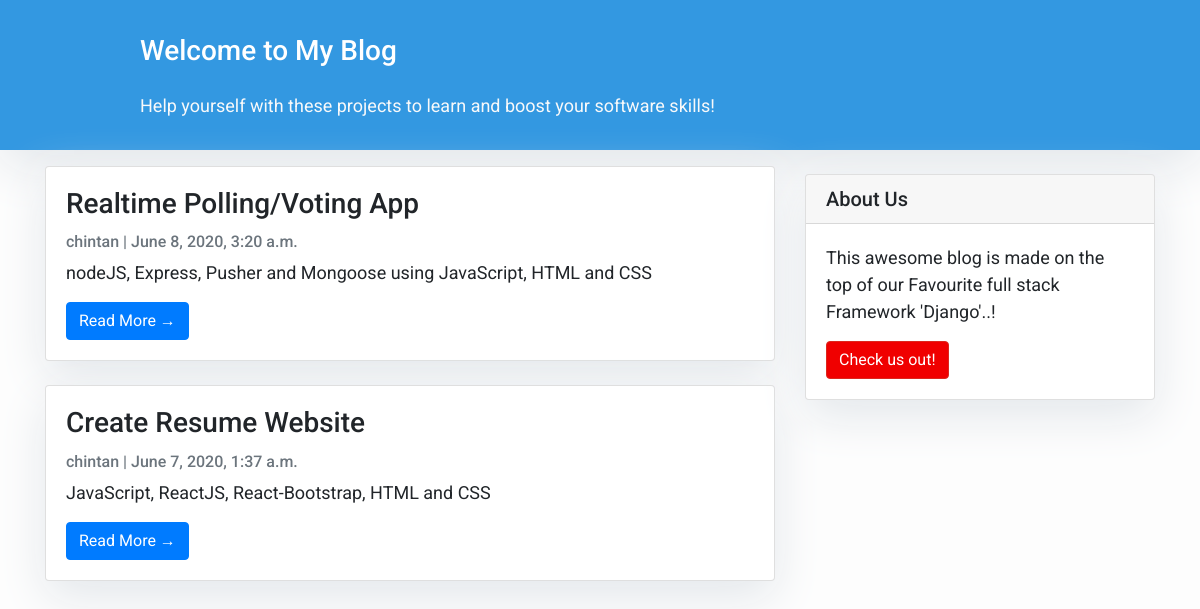
The app's page /, older data.
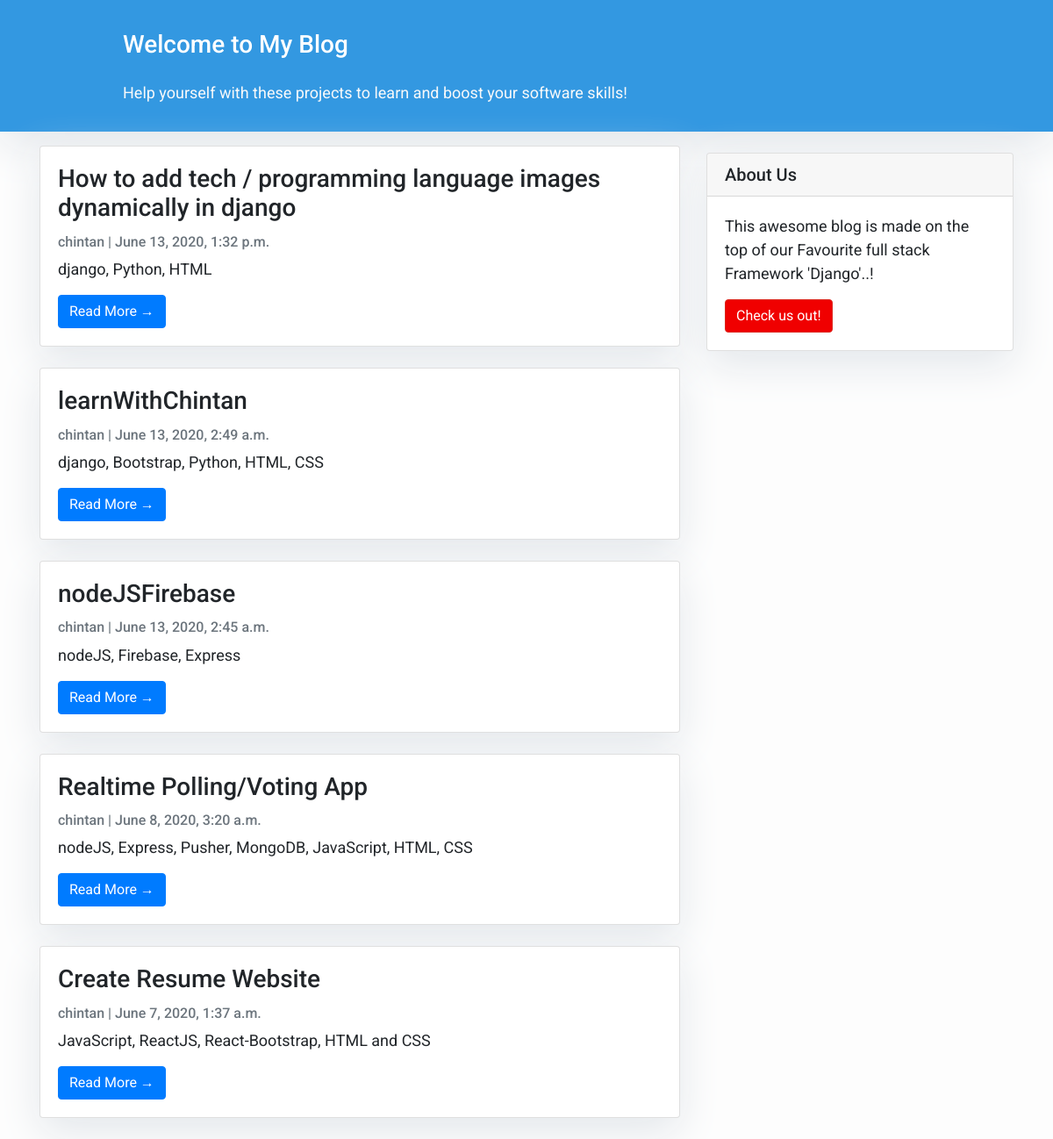
The same page, newer data.
### blog/models.py (models this page shows, shortened)
class Post(models.Model):
    title = models.CharField(max_length=200, unique=True)
    slug = models.SlugField(max_length=200, unique=True)
    author = models.ForeignKey(User, on_delete=models.CASCADE, related_name='blog_posts')
    tech_stack = models.CharField(max_length=200, default='')
    github_url = models.URLField(max_length=200, default='n/a', blank=True)
    updated_on = models.DateTimeField(auto_now=True)
    content = models.TextField()
    created_on = models.DateTimeField(auto_now_add=True)
    status = models.IntegerField(choices=STATUS, default=0)
    screen_shot = models.ImageField(upload_to="tech_image", blank=True)
    images = ListCharField(
        base_field=CharField(max_length=100),
        size=6,
        blank=True,
        max_length=(6 * 1000)  # 6 * 10 character nominals, plus commas
    )
    class Meta:
        ordering = ['-created_on']  #sort results based on when they were created

### blog/views.py (the view)
# urls.py: path('', views.PostList.as_view(), name='home'),
class PostList(generic.ListView):
    queryset = Post.objects.filter(status=1).order_by('-created_on')
    template_name = 'index.html'

### templates/index.html (shortened to what this page needs)
{% extends "base.html" %}
{% block content %}
<header class="masthead">
    <div class="container">
        <div class="row">
            <div class=" col-md-8 col-md-10 mx-auto">
                <div class="site-heading">
                    <h3 class=" site-heading my-4 mt-3 text-white"> Welcome to My Blog </h3>
                    <p class="text-light">Help yourself with these projects to learn and boost your software skills! &nbsp</p>
                </div>
            </div>
        </div>
    </div>
</header>
<div class="container">
    <div class="row">
        <div class="col-md-8 mt-3 left">
            {% for post in post_list %}
            <div class="card mb-4">
                <div class="card-body">
                    <h3 class="card-title">{{ post.title }}</h3>
                    <p class="card-text text-muted h6">{{ post.author }} | {{ post.created_on}} </p>
                    <p class="card-text">{{post.tech_stack}}</p>
                    <a href="{% url 'post_detail' post.slug  %}" class="btn btn-primary">Read More &rarr;</a>
                </div>
            </div>
            {% endfor %}
        </div>
        {% block sidebar %} {% include 'sidebar.html' %} {% endblock sidebar %}
    </div>
</div>
{%endblock%}

### templates/base.html (shortened to what this page needs)
<!DOCTYPE html>
<html>
    <head>
        <link rel="stylesheet" href="https://maxcdn.bootstrapcdn.com/bootstrap/4.0.0/css/bootstrap.min.css"
 />
    </head>
    <body>
        {% block content %}{% endblock content %}
    </body>
</html>

### templates/sidebar.html (shortened to what this page needs)
{% block sidebar %}
<div class="col-md-4 float-right ">
<div class="card my-4">
        <h5 class="card-header">About Us</h5>
    <div class="card-body">
        <p class="card-text"> This awesome blog is made on the top of our Favourite full stack Framework 'Django'..!</p>
        <a href="https://desolate-oasis-05296.herokuapp.com/"
           class="btn btn-danger" target="_blank">Check us out!</a>
    </div>
</div>
</div>
{% endblock sidebar %}

### templates/base.html (style rules this page uses)
body { font-family: "Roboto", sans-serif; font-size: 17px; background-color: #fdfdfd; }
.btn-danger { color: #fff; background-color: #f00000; border-color: #dc281e; }
.masthead { background: #3398E1; height: auto; padding-bottom: 15px; box-shadow: 0 16px 48px #E3E7EB; padding-top: 10px; }

### templates/index.html (style rules this page uses)
body { font-family: "Roboto", sans-serif; font-size: 18px; background-color: #fdfdfd; }
.card { box-shadow: 0 16px 48px #E3E7EB; }

### templates/sidebar.html (style rules this page uses)
.card { box-shadow: 0 16px 48px #E3E7EB; }

Row changes from the older to the newer data that the page shows:
added Post: title "How to add tech / programming language images dynamically in django", author "chintan", created_on "June 13, 2020, 1:32 p.m.", tech_stack "django, Python, HTML"
added Post: title "learnWithChintan", author "chintan", created_on "June 13, 2020, 2:49 a.m.", tech_stack "django, Bootstrap, Python, HTML, CSS"
added Post: title "nodeJSFirebase", author "chintan", created_on "June 13, 2020, 2:45 a.m.", tech_stack "nodeJS, Firebase, Express"
changed Post "Realtime Polling/Voting App": tech_stack "nodeJS, Express, Pusher and Mongoose using JavaScript, HTML and CSS" → "nodeJS, Express, Pusher, MongoDB, JavaScript, HTML, CSS"
